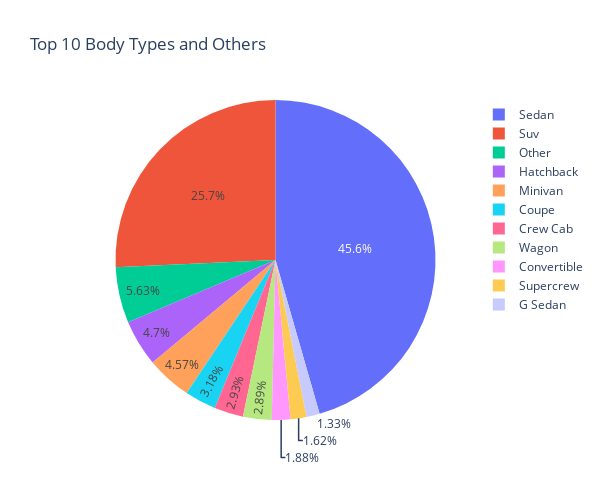

Notebook code for this chart:
### Code cell
#Count the occurrences of each body type
body_counts = car_df['body'].value_counts()

#Get the top 10 body types
top_10_bodies = body_counts.head(10)

#Sum the counts of the body types not in the top 10
other_count = body_counts[10:].sum()

#Create a DataFrame with the top 10 bodies
top_bodies_df = pd.DataFrame({
    'body': top_10_bodies.index,
    'percent': top_10_bodies.values / len(car_df)
})

#Calculate 'Other' category and create its DataFrame
other_df = pd.DataFrame({'body': ['Other'], 'percent': [other_count / len(car_df)]})

#Concatenate top 10 bodies DataFrame and 'Other' DataFrame
combined_df = pd.concat([top_bodies_df, other_df], ignore_index=True)

#Create the pie chart using Plotly
fig = px.pie(
    combined_df,
    names='body',
    values='percent',
    title='Top 10 Body Types and Others',
    width=600,
    height=500
)

fig.show()

### Figure 1 — Plotly figure (JSON) as saved in the notebook; plotly's stock layout.template omitted (floating-point values rounded to 4 significant figures)
{"data": [{"domain": {"x": [0, 1], "y": [0, 1]}, "hovertemplate": "body=%{label}<br>percent=%{value}<extra></extra>", "labels": ["Sedan", "Suv", "Hatchback", "Minivan", "Coupe", "Crew Cab", "Wagon", "Convertible", "Supercrew", "G Sedan", "Other"], "legendgroup": "", "name": "", "showlegend": true, "type": "pie", "values": [0.4555, 0.2573, 0.04697, 0.0457, 0.03178, 0.02932, 0.02886, 0.01875, 0.01617, 0.01328, 0.05632]}], "layout": {"height": 500, "legend": {"tracegroupgap": 0}, "title": {"text": "Top 10 Body Types and Others"}, "width": 600}}
